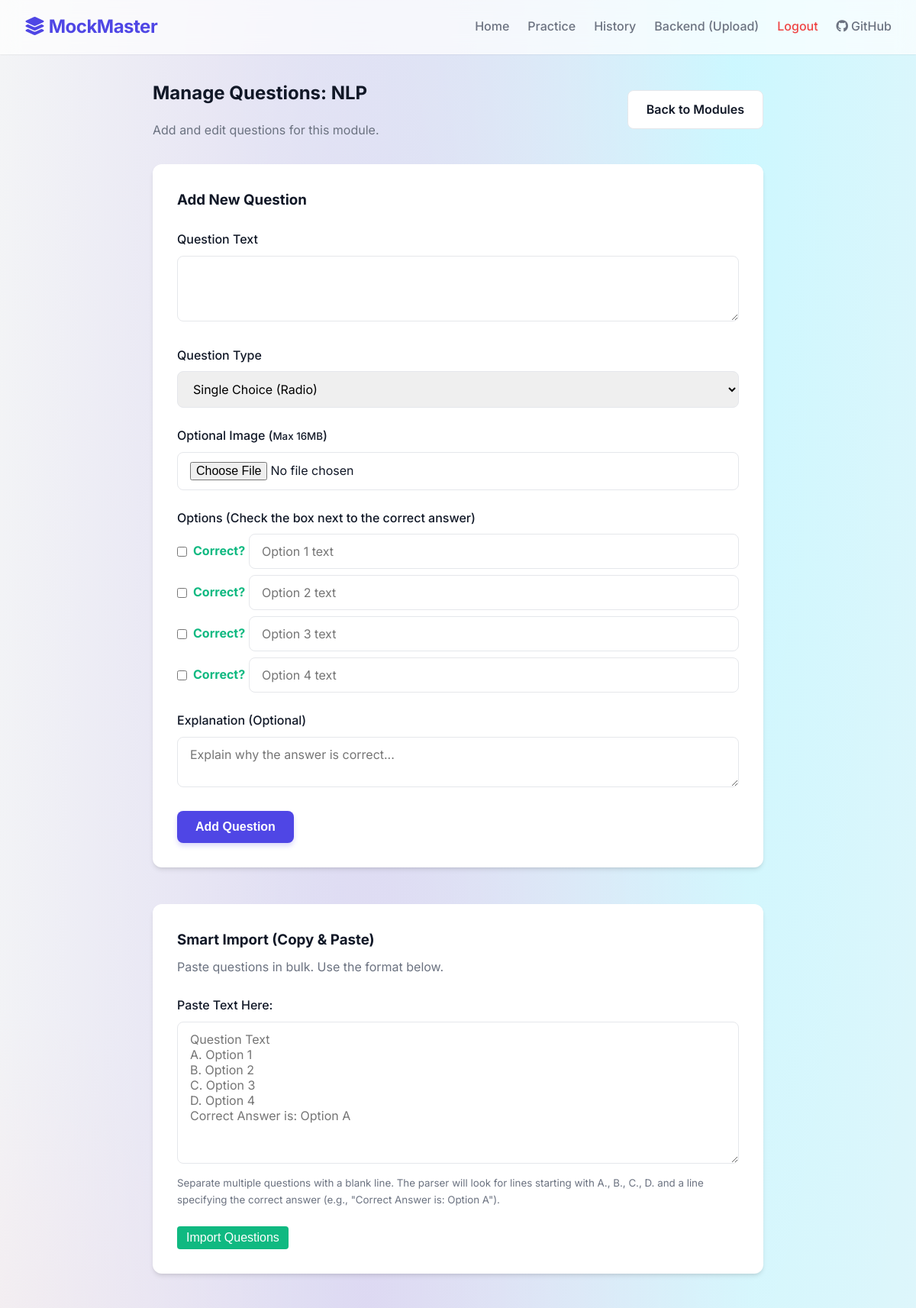
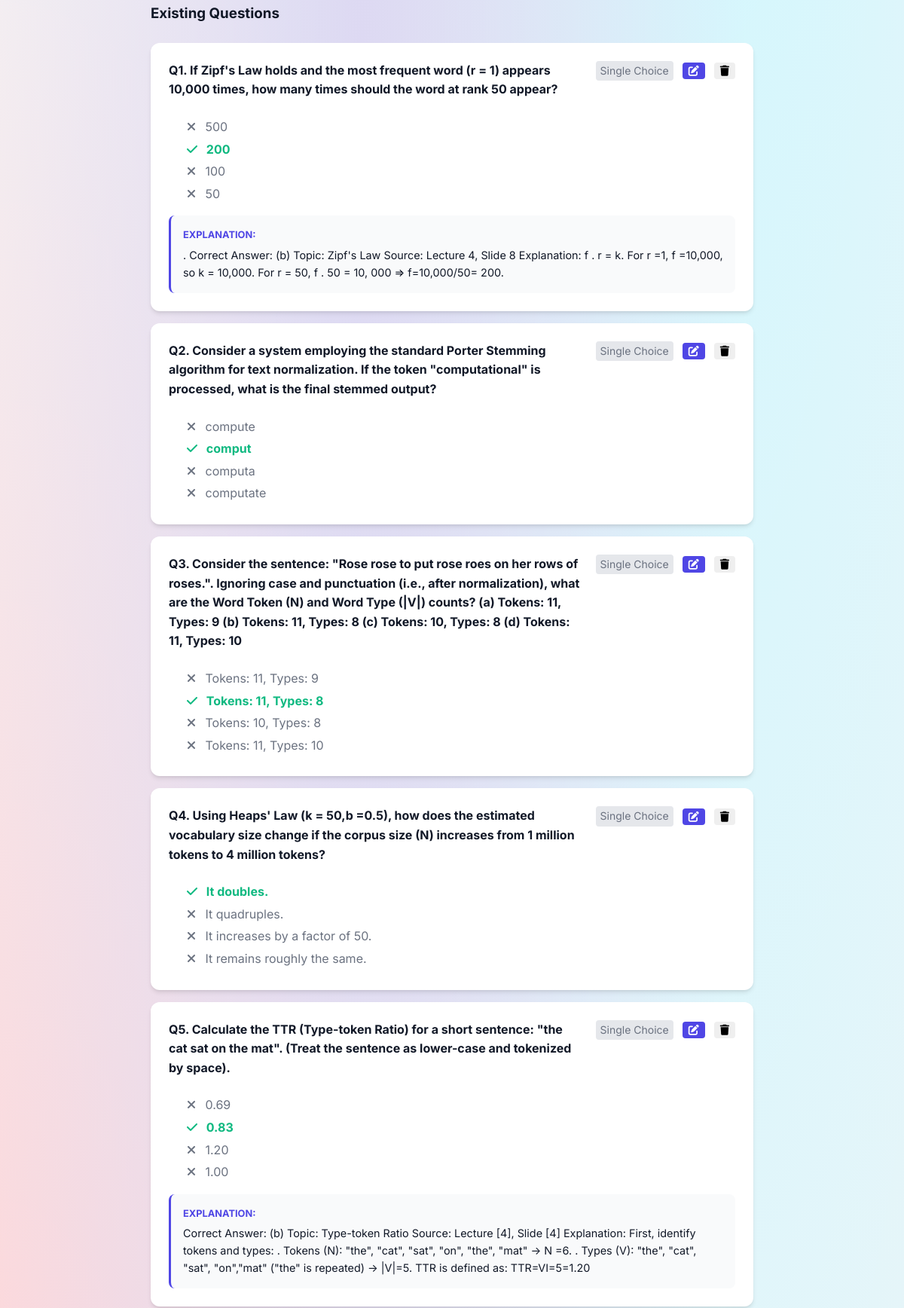
/edit_module/3 (signed in, upper part), run on the app's committed database (2 pictures, top to bottom).
### app.py (models this page shows)
class Module(db.Model):
    id = db.Column(db.Integer, primary_key=True)
    name = db.Column(db.String(100), nullable=False)
    description = db.Column(db.Text, nullable=True)
    questions = db.relationship('Question', backref='module', lazy=True, cascade='all, delete-orphan')

class Question(db.Model):
    id = db.Column(db.Integer, primary_key=True)
    module_id = db.Column(db.Integer, db.ForeignKey('module.id'), nullable=False)
    text = db.Column(db.Text, nullable=False)
    type = db.Column(db.String(20), nullable=False) # 'single', 'multiple', 'numerical'
    image_path = db.Column(db.String(255), nullable=True)
    explanation = db.Column(db.Text, nullable=True)
    options = db.relationship('Option', backref='question', lazy=True, cascade='all, delete-orphan')

class Option(db.Model):
    id = db.Column(db.Integer, primary_key=True)
    question_id = db.Column(db.Integer, db.ForeignKey('question.id'), nullable=False)
    text = db.Column(db.String(255), nullable=False)
    is_correct = db.Column(db.Boolean, default=False, nullable=False)

### app.py (the view)
@app.route('/edit_module/<int:module_id>')
@login_required
def edit_module(module_id):
    module = db.session.get(Module, module_id)
    if not module:
        flash('Module not found.', 'error')
        return redirect(url_for('upload'))
    return render_template('edit_module.html', module=module)

### app.py (called while the page is built)
def login_required(f):
    @wraps(f)
    def decorated_function(*args, **kwargs):
        if not session.get('logged_in'):
            flash('Please log in to access this page.', 'error')
            return redirect(url_for('login', next=request.url))
        return f(*args, **kwargs)
    return decorated_function

### templates/edit_module.html (shortened to what this page needs)
{% extends 'base.html' %}
{% block content %}
<div style="max-width: 800px; margin: 0 auto;">
    <div style="display: flex; align-items: center; justify-content: space-between; margin-bottom: 2rem;">
        <div>
            <h2>Manage Questions: {{ module.name }}</h2>
            <p class="text-muted" style="margin: 0;">Add and edit questions for this module.</p>
        </div>
        <a href="{{ url_for('upload') }}" class="btn btn-secondary">Back to Modules</a>
    </div>
    <div class="card" style="margin-bottom: 3rem;">
        <h3 style="margin-bottom: 1.5rem;">Add New Question</h3>
        <form action="{{ url_for('add_question', module_id=module.id) }}" method="POST" enctype="multipart/form-data">
            <div class="form-group">
                <label class="form-label" for="text">Question Text</label>
                <textarea id="text" name="text" class="form-control" rows="3" required></textarea>
            </div>
            <div class="form-group">
                <label class="form-label" for="type">Question Type</label>
                <select id="type" name="type" class="form-control" onchange="toggleOptions(this.value)" required>
                    <option value="single">Single Choice (Radio)</option>
                </select>
            </div>
            <div class="form-group">
                <label class="form-label" for="image">Optional Image (<small>Max 16MB</small>)</label>
                <input type="file" id="image" name="image" class="form-control" accept="image/*">
            </div>
            <div id="options-container" class="form-group">
                <label class="form-label">Options (Check the box next to the correct answer)</label>
                <div style="display: flex; flex-direction: column; gap: 0.5rem;" id="options-list">
                    <div style="display: flex; gap: 0.5rem; align-items: center;">
                        <input type="checkbox" name="is_correct_1" value="1" id="is_correct_1" title="Mark as Correct Answer">
                        <label for="is_correct_1" style="margin: 0; min-width: 65px; color: var(--success); font-weight: bold; cursor: pointer;">Correct?</label>
                        <input type="text" name="option_1" class="form-control" placeholder="Option 1 text">
                    </div>
                    <div style="display: flex; gap: 0.5rem; align-items: center;">
                        <input type="checkbox" name="is_correct_2" value="1" id="is_correct_2" title="Mark as Correct Answer">
                        <label for="is_correct_2" style="margin: 0; min-width: 65px; color: var(--success); font-weight: bold; cursor: pointer;">Correct?</label>
                        <input type="text" name="option_2" class="form-control" placeholder="Option 2 text">
                    </div>
                    <div style="display: flex; gap: 0.5rem; align-items: center;">
                        <input type="checkbox" name="is_correct_3" value="1" id="is_correct_3" title="Mark as Correct Answer">
                        <label for="is_correct_3" style="margin: 0; min-width: 65px; color: var(--success); font-weight: bold; cursor: pointer;">Correct?</label>
                        <input type="text" name="option_3" class="form-control" placeholder="Option 3 text">
                    </div>
                    <div style="display: flex; gap: 0.5rem; align-items: center;">
                        <input type="checkbox" name="is_correct_4" value="1" id="is_correct_4" title="Mark as Correct Answer">
                        <label for="is_correct_4" style="margin: 0; min-width: 65px; color: var(--success); font-weight: bold; cursor: pointer;">Correct?</label>
                        <input type="text" name="option_4" class="form-control" placeholder="Option 4 text">
                    </div>
                </div>
            </div>
            <div class="form-group">
                <label class="form-label" for="explanation">Explanation (Optional)</label>
                <textarea id="explanation" name="explanation" class="form-control" rows="2" placeholder="Explain why the answer is correct..."></textarea>
            </div>
            <button type="submit" class="btn btn-primary">Add Question</button>
        </form>
    </div>
    <div class="card" style="margin-bottom: 3rem;">
        <h3 style="margin-bottom: 0.5rem;">Smart Import (Copy & Paste)</h3>
        <p class="text-muted" style="margin-bottom: 1.5rem;">Paste questions in bulk. Use the format below.</p>
        <form action="{{ url_for('smart_paste', module_id=module.id) }}" method="POST">
            <div class="form-group">
                <label class="form-label" for="pasted_text">Paste Text Here:</label>
                <textarea id="pasted_text" name="pasted_text" class="form-control" rows="8" placeholder="Question Text&#10;A. Option 1&#10;B. Option 2&#10;C. Option 3&#10;D. Option 4&#10;Correct Answer is: Option A" required></textarea>
                <small class="text-muted" style="display: block; margin-top: 0.5rem;">
                    Separate multiple questions with a blank line. The parser will look for lines starting with A., B., C., D. and a line specifying the correct answer (e.g., "Correct Answer is: Option A").
                </small>
            </div>
            <button type="submit" class="btn" style="background-color: var(--success); color: white; border: none; padding: 0.375rem 0.75rem; border-radius: 4px; cursor: pointer; font-weight: 400;">Import Questions</button>
        </form>
    </div>
    <h3 style="margin-bottom: 1.5rem;">Existing Questions</h3>
    <div style="display: flex; flex-direction: column; gap: 1rem;">
        {% for q in module.questions %}
            <div class="card" style="padding: 1.5rem;">
                <div style="display: flex; justify-content: space-between; align-items: flex-start;">
                    <h4 style="margin-bottom: 0.5rem; flex: 1; padding-right: 1rem;">Q{{ loop.index }}. {{ q.text }}</h4>
                    <div style="display: flex; gap: 0.75rem; align-items: center;">
                        <span class="text-muted" style="font-size: 0.875rem; background: #E5E7EB; border-radius: 4px; padding: 2px 6px; white-space: nowrap;">
                            {% if q.type == 'single' %} Single Choice {% elif q.type == 'multiple' %} Multi Choice {% else %} Numerical {% endif %}
                        </span>
                        <a href="{{ url_for('edit_question', question_id=q.id) }}" class="btn btn-sm" style="padding: 0.25rem 0.5rem; font-size: 0.875rem; border-radius: 4px; background: var(--primary); color: white;" title="Edit Question">
                            <i class="fa-solid fa-pen-to-square"></i>
                        </a>
                        <form action="{{ url_for('delete_question', question_id=q.id) }}" method="POST" style="margin: 0;" onsubmit="return confirm('Are you sure you want to delete this question? This action cannot be undone.');">
                            <button type="submit" class="btn btn-sm btn-danger" style="padding: 0.25rem 0.5rem; font-size: 0.875rem; border-radius: 4px;" title="Delete Question">
                                <i class="fa-solid fa-trash"></i>
                            </button>
                        </form>
                    </div>
                </div>
                <ul style="margin-top: 1rem; padding-left: 1.5rem; color: var(--text-muted); list-style-type: none;">
                    {% for opt in q.options %}
                        <li class="edit-opt {% if opt.is_correct %}is-correct{% endif %}">
                            <i class="fa-solid {% if opt.is_correct %}fa-check{% else %}fa-xmark{% endif %}" style="margin-right: 8px;"></i>
                            {{ opt.text }}
                        </li>
                    {% endfor %}
                </ul>
                {% if q.explanation %}
                    <div style="margin-top: 1rem; padding: 1rem; background: #F9FAFB; border-radius: 8px; border-left: 3px solid var(--primary);">
                        <strong style="display: block; font-size: 0.8rem; text-transform: uppercase; color: var(--primary); margin-bottom: 0.25rem;">Explanation:</strong>
                        <p style="margin: 0; font-size: 0.9rem; color: var(--text-main);">{{ q.explanation }}</p>
                    </div>
                {% endif %}
            </div>
        {% else %}
            <div class="card text-center" style="padding: 3rem;">
                <p class="text-muted">No questions added yet.</p>
            </div>
        {% endfor %}
    </div>
</div>
{% endblock %}

### static/style.css (style rules this page uses)
:root { --primary: #4F46E5; --primary-hover: #4338CA; --background: #F3F4F6; --surface: #FFFFFF; --text-main: #111827; --text-muted: #6B7280; --border: #E5E7EB; --success: #10B981; --secondary: #6366F1; --secondary-hover: #4F46E5; --danger: #EF4444; --radius: 12px; --shadow-sm: 0 1px 2px 0 rgba(0, 0, 0, 0.05); --shadow-md: 0 4px 6px -1px rgba(0, 0, 0, 0.1), 0 2px 4px -1px rgba(0, 0, 0, 0.06); --shadow-lg: 0 10px 15px -3px rgba(0, 0, 0, 0.1), 0 4px 6px -2px rgba(0, 0, 0, 0.05); --glass-bg: rgba(255, 255, 255, 0.7); --glass-border: rgba(255, 255, 255, 0.5); }
* { margin: 0; padding: 0; box-sizing: border-box; }
body { font-family: 'Inter', sans-serif; background-color: var(--background); background-image: radial-gradient(at 40% 20%, hsla(250,50%,90%,1) 0px, transparent 50%), radial-gradient(at 80% 0%, hsla(189,100%,90%,1) 0px, transparent 50%), radial-gradient(at 0% 50%, hsla(355,100%,90%,1) 0px, transparent 50%); background-attachment: fixed; color: var(--text-main); line-height: 1.6; height: 100vh; overflow: hidden; display: flex; flex-direction: column; }
.card { background: var(--surface); border-radius: var(--radius); padding: 2rem; box-shadow: var(--shadow-md); transition: transform 0.3s ease, box-shadow 0.3s ease; }
.btn { display: inline-flex; align-items: center; justify-content: center; padding: 0.75rem 1.5rem; border-radius: 8px; font-weight: 600; font-size: 1rem; cursor: pointer; transition: all 0.2s ease; border: none; text-decoration: none; }
.btn-primary { background-color: var(--primary); color: white; box-shadow: 0 4px 6px rgba(79, 70, 229, 0.2); }
.btn-secondary { background-color: white; color: var(--text-main); border: 1px solid var(--border); }
h1, h2, h3, h4 { color: var(--text-main); font-weight: 700; margin-bottom: 1rem; }
.text-muted { color: var(--text-muted); }
.form-group { margin-bottom: 1.5rem; }
.form-label { display: block; margin-bottom: 0.5rem; font-weight: 500; color: var(--text-main); }
.form-control { width: 100%; padding: 0.75rem 1rem; border: 1px solid var(--border); border-radius: 8px; font-family: inherit; font-size: 1rem; transition: border-color 0.2s ease, box-shadow 0.2s ease; }

### templates/edit_module.html (style rules this page uses)
.edit-opt { margin-bottom: 0.25rem; }
.edit-opt.is-correct { color: var(--success); font-weight: bold; }

### data on the page
Module: name "NLP"
Question: text "If Zipf's Law holds and the most frequent word (r = 1) appears 10,000 times, how many times should the word at rank 50 appear?", type "Single Choice", explanation ". Correct Answer: (b) Topic: Zipf's Law Source: Lecture 4, Slide 8 Explanation: f . r = k. For r =1, f =10,000, so k = 10,000. For r = 50, f . 50 = 10, 000 => f=10,000/50= 200."
Option: is_correct False (drawn), text "500"
Option: is_correct True (drawn), text "200"
Option: is_correct False (drawn), text "100"
Option: is_correct False (drawn), text "50"
Question: text "Consider a system employing the standard Porter Stemming algorithm for text normalization. If the token \"computational\" is processed, what is the final stemmed output?", type "Single Choice"
Option: is_correct False (drawn), text "compute"
Option: is_correct True (drawn), text "comput"
Option: is_correct False (drawn), text "computa"
Option: is_correct False (drawn), text "computate"
Question: text "Consider the sentence: \"Rose rose to put rose roes on her rows of roses.\". Ignoring case and punctuation (i.e., after normalization), what are the Word Token (N) and Word Type (|V|) counts? (a) Tokens: 11, Types: 9 (b) Tokens: 11, Types: 8 (c) Tokens: 10, Types: 8 (d) Tokens: 11, Types: 10", type "Single Choice"
Option: is_correct False (drawn), text "Tokens: 11, Types: 9"
Option: is_correct True (drawn), text "Tokens: 11, Types: 8"
Option: is_correct False (drawn), text "Tokens: 10, Types: 8"
Option: is_correct False (drawn), text "Tokens: 11, Types: 10"
Question: text "Using Heaps' Law (k = 50,b =0.5), how does the estimated vocabulary size change if the corpus size (N) increases from 1 million tokens to 4 million tokens?", type "Single Choice"
Option: is_correct True (drawn), text "It doubles."
Option: is_correct False (drawn), text "It quadruples."
Option: is_correct False (drawn), text "It increases by a factor of 50."
Option: is_correct False (drawn), text "It remains roughly the same."
Question: text "Calculate the TTR (Type-token Ratio) for a short sentence: \"the cat sat on the mat\". (Treat the sentence as lower-case and tokenized by space).", type "Single Choice", explanation "Correct Answer: (b) Topic: Type-token Ratio Source: Lecture [4], Slide [4] Explanation: First, identify tokens and types: . Tokens (N): \"the\", \"cat\", \"sat\", \"on\", \"the\", \"mat\" -> N =6. . Types (V): \"the\", \"cat\", \"sat\", \"on\",\"mat\" (\"the\" is repeated) -> |V|=5. TTR is defined as: TTR=VI=5=1.20"
Option: is_correct False (drawn), text "0.69"
Option: is_correct True (drawn), text "0.83"
Option: is_correct False (drawn), text "1.20"
Option: is_correct False (drawn), text "1.00"
